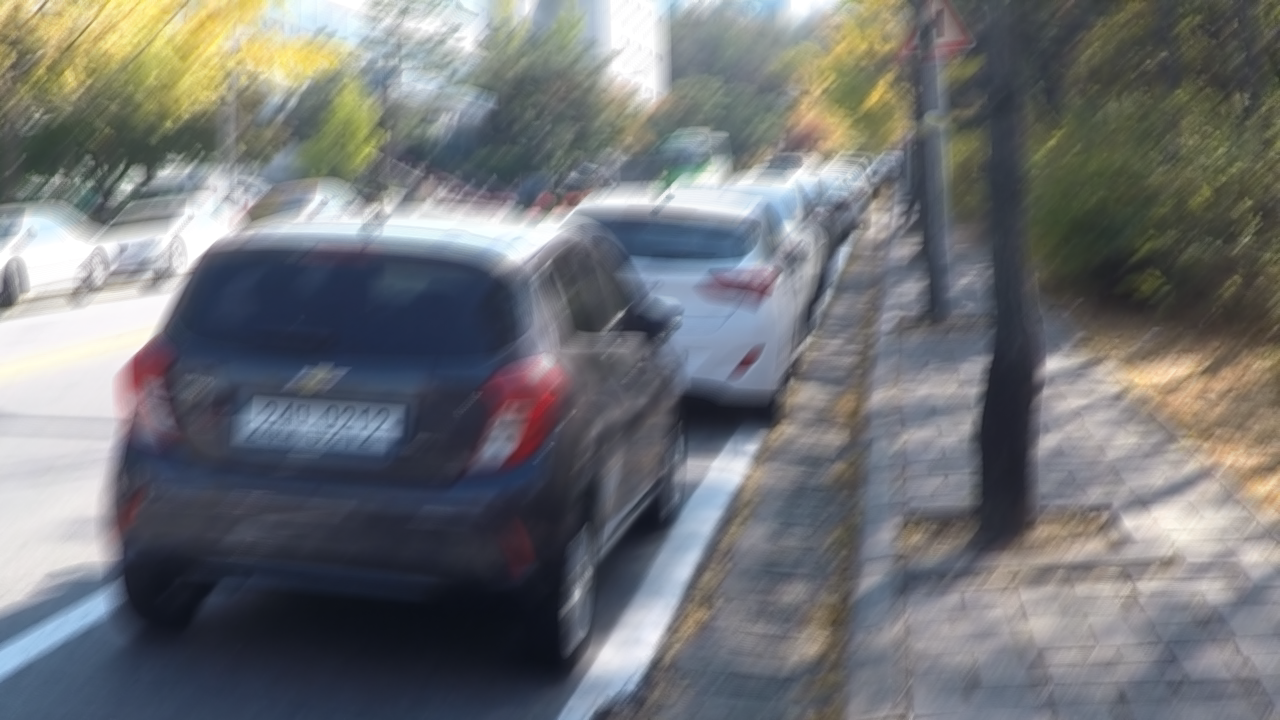
#> input picture InstructIR/images/gopro.png, 1280 x 720 px
$ python degrade_dataset.py --input_dir ../InstructIR/images --output_dir out
#> lines starting #> are read from the running program, lines starting #| are printed output that depends on the picture
#> in process_directory, img is the input picture: PIL image 1280x720 RGB; mean R, G, B 112.8, 114.8, 117
import os
import argparse
import numpy as np
import cv2
from PIL import Image
from tqdm import tqdm


def create_motion_blur_kernel(kernel_size=7, angle=45):
    kernel = np.zeros((kernel_size, kernel_size), dtype=np.float32)
    center = kernel_size // 2
    slope = np.tan(np.deg2rad(angle))

    for x in range(kernel_size):
        offset = x - center
        y = int(np.round(center + offset * slope))
        if 0 <= y < kernel_size:
            kernel[y, x] = 1.0

    if kernel.sum() > 0:
        kernel /= kernel.sum()
    else:
        kernel[center, center] = 1.0
    return kernel


def apply_degradation(image_np, gamma=2.5, dim_factor=0.10, gaussian_sigma=25, blur_ksize=7):
#> called with gamma = 2.5, dim_factor = 0.1, gaussian_sigma = 25, blur_ksize = 7
    img = image_np.astype(np.float32) / 255.0
#> img: shape (720, 1280, 3) float32

    # Motion blur
    kernel = create_motion_blur_kernel(kernel_size=blur_ksize, angle=np.random.choice([0, 30, 45, 90, 135]))
    blurred = cv2.filter2D(img, -1, kernel)

    # Low-light attenuation
    underexposed = np.power(blurred, gamma) * dim_factor
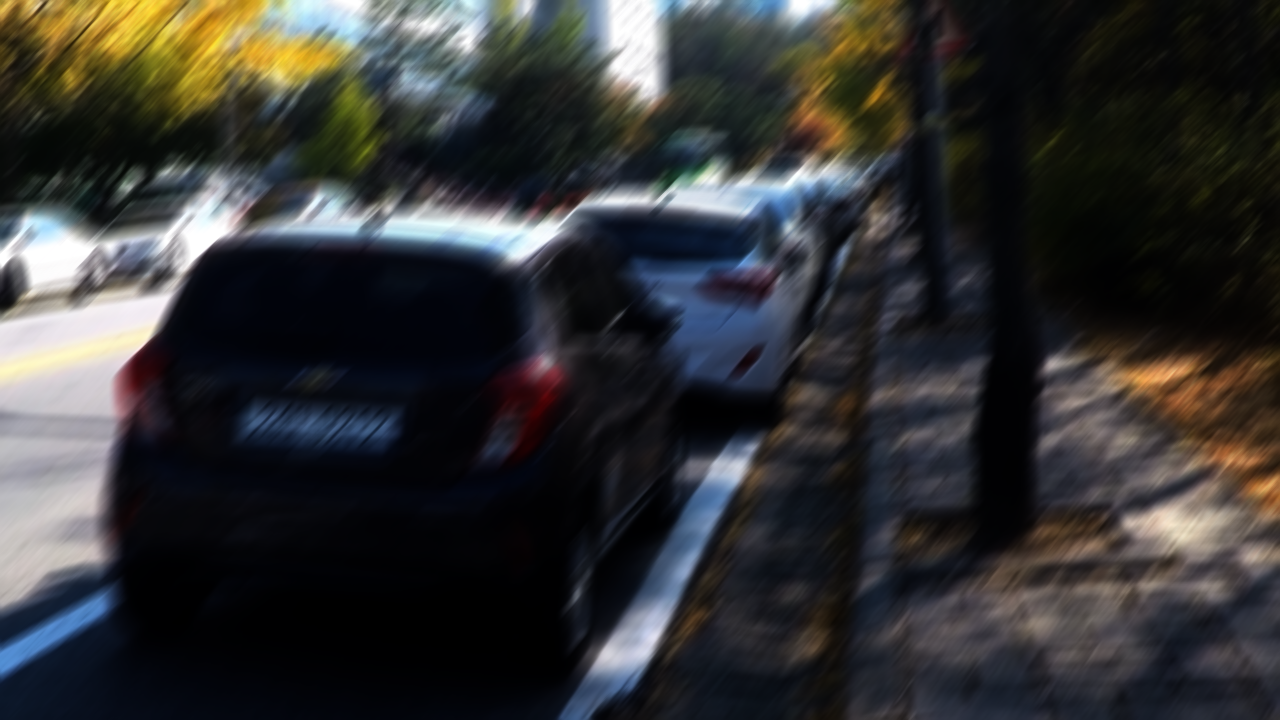
#> underexposed: shape (720, 1280, 3) float32; mean R, G, B 0.0204, 0.0205, 0.0204; drawn with min black and max white

    # Poisson shot noise + Gaussian read noise
    peak = 50.0
    poisson_noisy = np.random.poisson(np.clip(underexposed, 0, 1) * peak) / peak
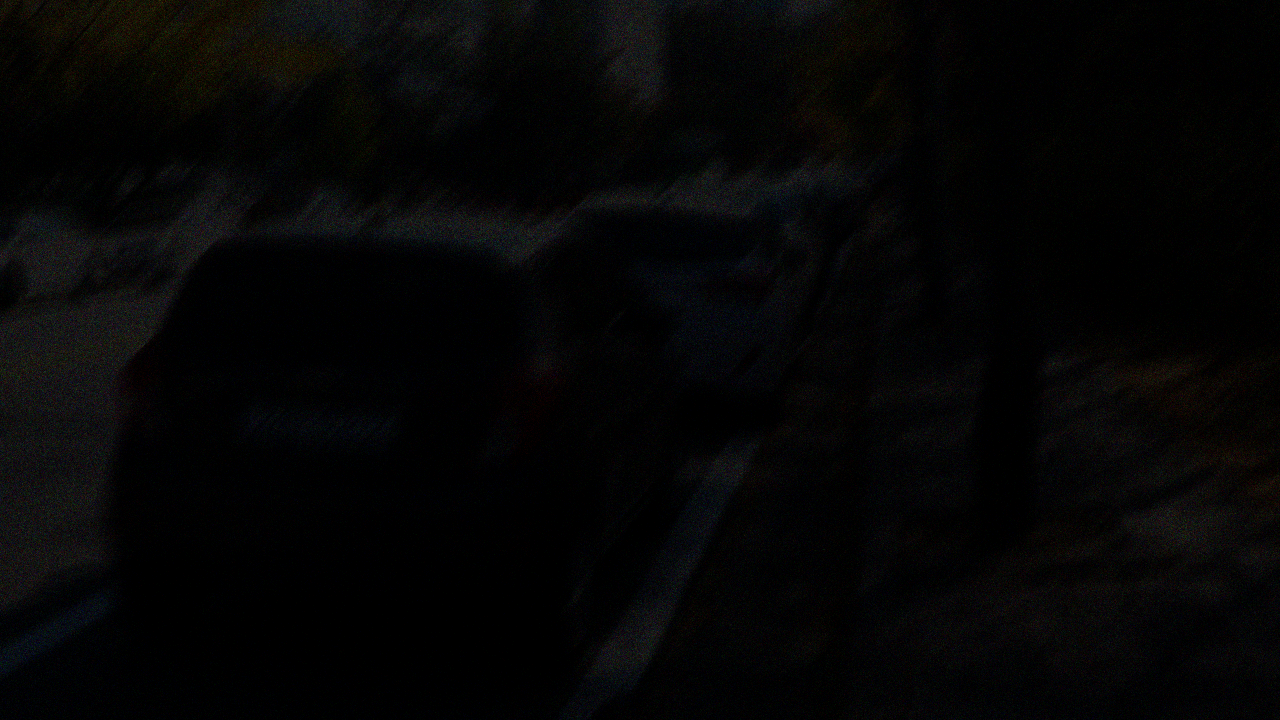
#> poisson_noisy: shape (720, 1280, 3) float64; mean R, G, B 0.0204, 0.0205, 0.0204

    sigma_norm = gaussian_sigma / 255.0
    gaussian_noise = np.random.normal(0, sigma_norm, poisson_noisy.shape)

    degraded = poisson_noisy + gaussian_noise
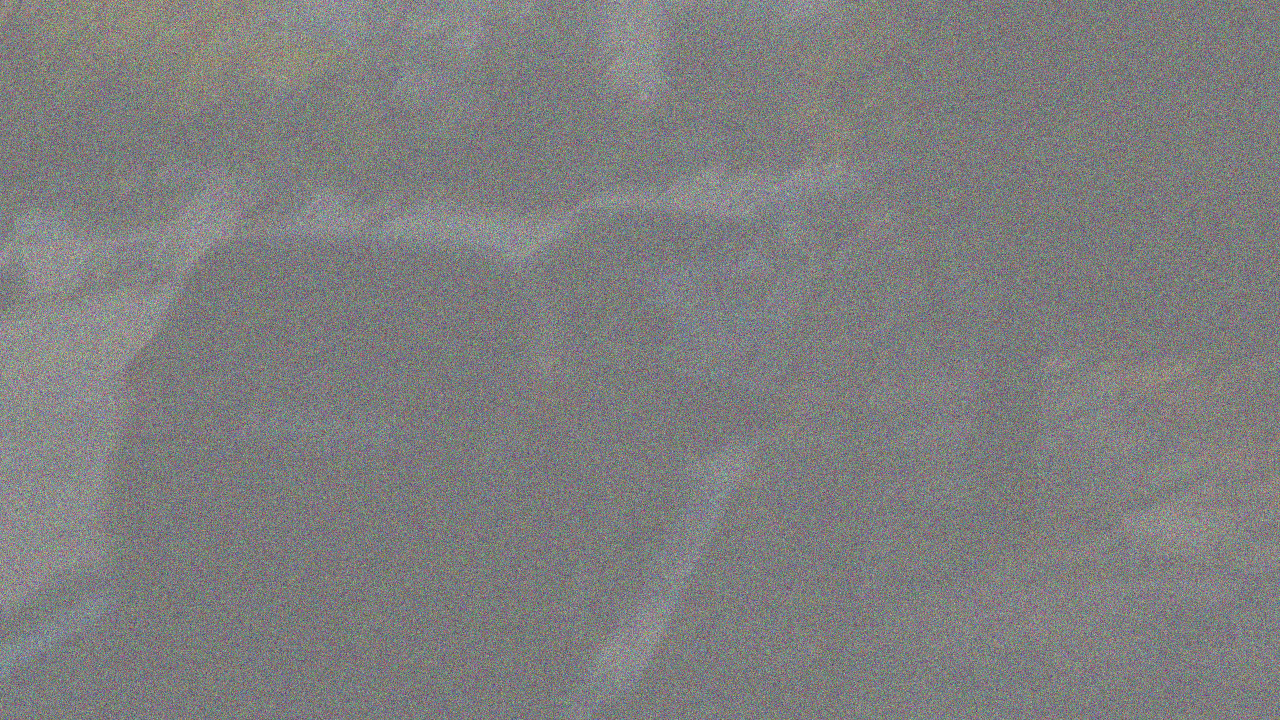
#> degraded: shape (720, 1280, 3) float64; mean R, G, B 0.0205, 0.0205, 0.0204; drawn with min black and max white
    degraded = np.clip(degraded * 255.0, 0, 255).astype(np.uint8)
    return degraded


def process_directory(input_dir, output_dir):
    os.makedirs(output_dir, exist_ok=True)
    valid_ext = ('.jpg', '.png', '.jpeg', '.bmp')

    tasks = []
    for root, dirs, files in os.walk(input_dir):
        for f in files:
            if f.lower().endswith(valid_ext):
                src_path = os.path.join(root, f)
                rel_path = os.path.relpath(src_path, input_dir)
                dst_path = os.path.join(output_dir, rel_path)
                tasks.append((src_path, dst_path))

    print(f"Processing {len(tasks)} images from {input_dir}...")

    for src, dst in tqdm(tasks, desc="Degrading images"):
        os.makedirs(os.path.dirname(dst), exist_ok=True)
        img = Image.open(src).convert("RGB")
        img_np = np.array(img)

        degraded_np = apply_degradation(img_np)
        Image.fromarray(degraded_np).save(dst)
#> pass 2 of the loop in process_directory, `for src, dst in tqdm(tasks, desc="Degrading images"):`:
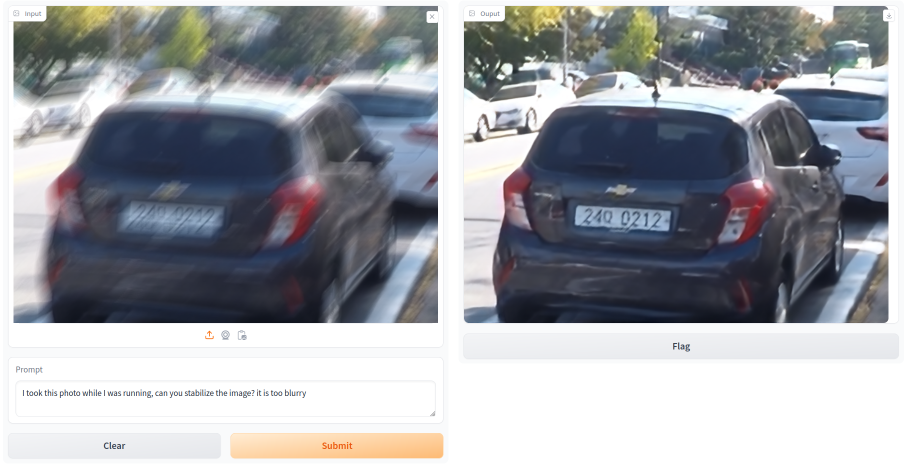
#> input picture InstructIR/images/gradio.png, 1812 x 938 px (shown at 1/2 size)
#> blurred: shape (938, 1812, 3) float32
#> underexposed: shape (938, 1812, 3) float32
#> in apply_degradation (call 2), `poisson_noisy = np.random.poisson(np.clip(underexposed, 0, 1) * peak) ..`:
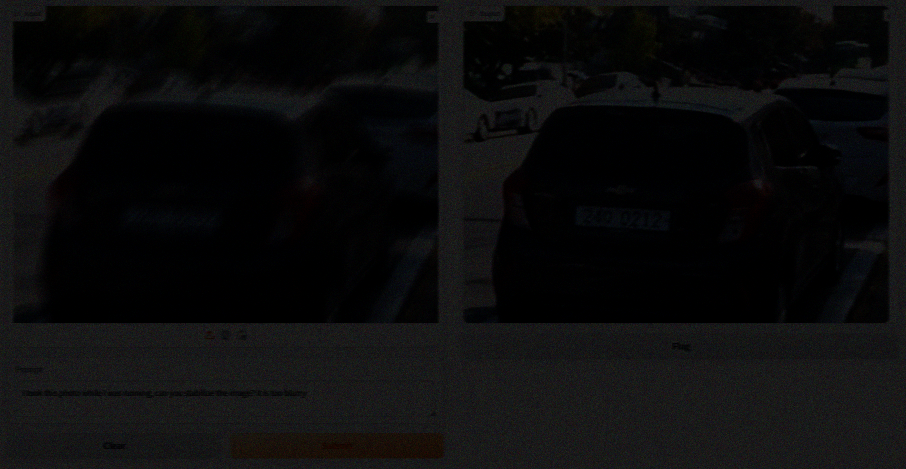
#> poisson_noisy: shape (938, 1812, 3) float64 (shown at 1/2 size); mean R, G, B 0.0473, 0.0476, 0.0487
#> in apply_degradation (call 2), `degraded = poisson_noisy + gaussian_noise`:
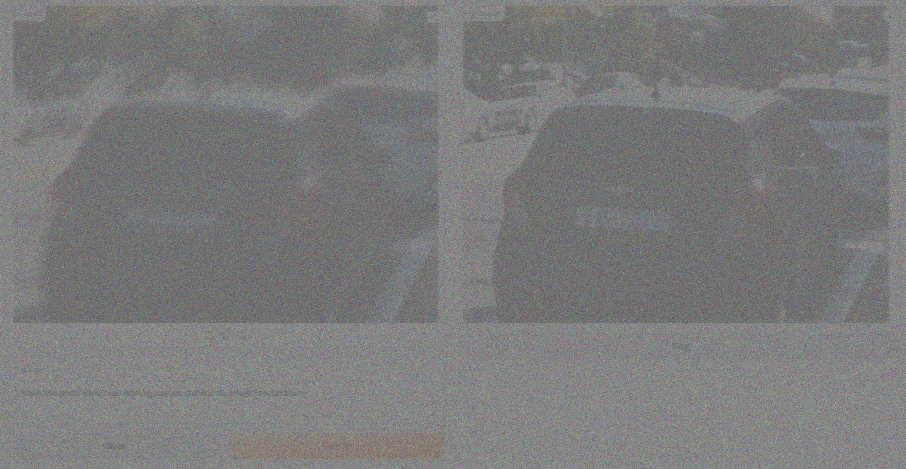
#> degraded: shape (938, 1812, 3) float64 (shown at 1/2 size); mean R, G, B 0.0473, 0.0475, 0.0487; drawn with min black and max white
#> pass 3 of the loop in process_directory, `for src, dst in tqdm(tasks, desc="Degrading images"):`:
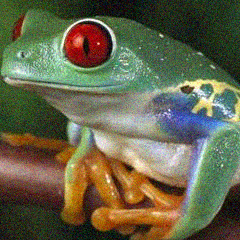
#> input picture InstructIR/images/frog.png, 240 x 240 px
#> in process_directory, img is the input picture: PIL image 240x240 RGB; mean R, G, B 101.4, 100.6, 74.6
#> blurred: shape (240, 240, 3) float32
#> underexposed: shape (240, 240, 3) float32
#> in apply_degradation (call 3), `poisson_noisy = np.random.poisson(np.clip(underexposed, 0, 1) * peak) ..`:
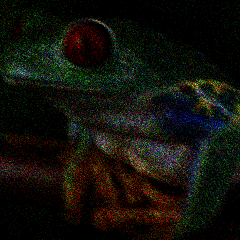
#> poisson_noisy: shape (240, 240, 3) float64; mean R, G, B 0.0152, 0.0146, 0.009; drawn with min black and max white
#> in apply_degradation (call 3), `degraded = np.clip(degraded * 255.0, 0, 255).astype(np.uint8)`:
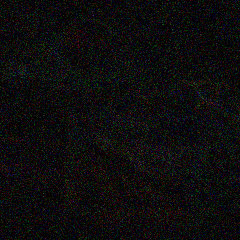
#> degraded: shape (240, 240, 3); mean R, G, B 12.1, 11.9, 11.1

    print(f"Saved degraded images to: {output_dir}")


def main():
    parser = argparse.ArgumentParser(description="Generate synthetic low-light degradations")
    parser.add_argument("--input_dir", type=str, required=True, help="Input directory")
    parser.add_argument("--output_dir", type=str, required=True, help="Output directory")
    args = parser.parse_args()

    process_directory(args.input_dir, args.output_dir)


if __name__ == "__main__":
    main()
